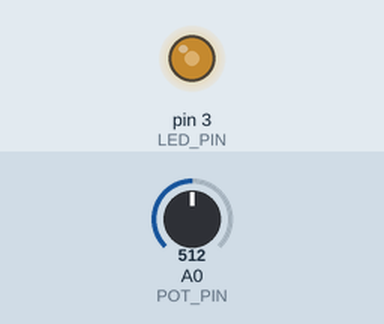
This sketch was run on a simulated Arduino Uno, built with avr-gcc and run on an emulated ATmega328P. Shown: output pins drawn as LEDs (lit = HIGH). The test bench sets the inputs (shaded band); at power-on: A0 (POT_PIN) = 512.

Above: at 1.2 s.
1.3 s: A0 (POT_PIN) set to 716
At 2.0 s:
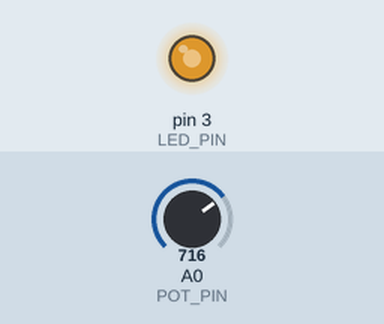
2.8 s: A0 (POT_PIN) set to 900
At 3.4 s:
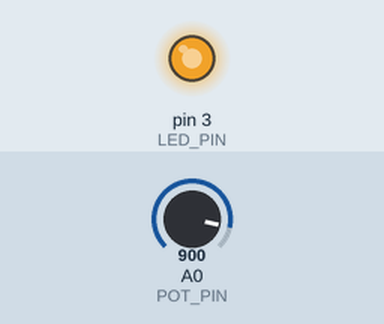
4.3 s: A0 (POT_PIN) set to 122
At 4.7 s:
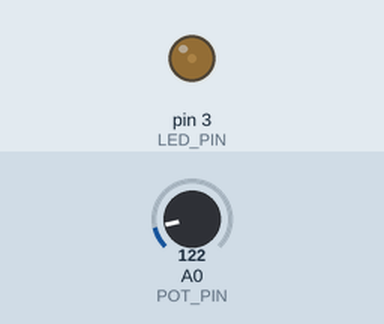
5.8 s: A0 (POT_PIN) set to 0
At 7.0 s:
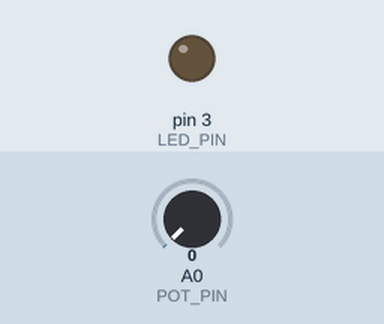
7.3 s: A0 (POT_PIN) set to 511
At 8.5 s:
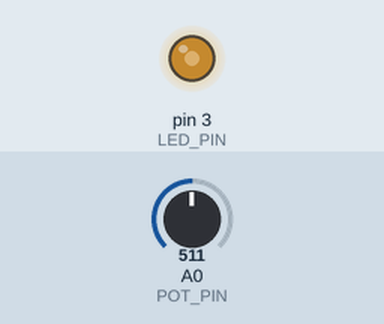
Timing chart, 0 to 9.8 s (numbered marks = the images above; inputs shaded):
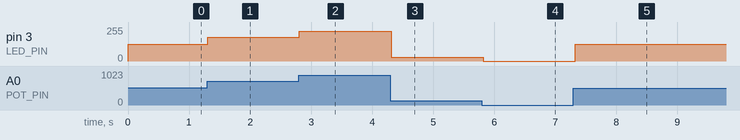

The sketch:

input_l4.ino
```cpp
const int POT_PIN = A0;
const int LED_PIN = 3;
const int DELAY = 50;

void setup() {
  // put your setup code here, to run once:
  pinMode(LED_PIN, OUTPUT);
}

void loop() {
  // put your main code here, to run repeatedly:
  int potVal = analogRead(POT_PIN);

  int brightness = map(potVal, 0, 1023, 0, 255);

  analogWrite(LED_PIN, brightness);
  delay(DELAY);
}
```

Measured:
- after the input at 1.3 s, pin 3 (LED_PIN): 127/255 → 178/255 at once
- after the input at 2.8 s, pin 3 (LED_PIN): 178/255 → 224/255 at once
- after the input at 4.3 s, pin 3 (LED_PIN): 224/255 → 30/255 at once
- after the input at 5.8 s, pin 3 (LED_PIN): 30/255 → 0/255 at once
- after the input at 7.3 s, pin 3 (LED_PIN): 0/255 → 127/255 at once
